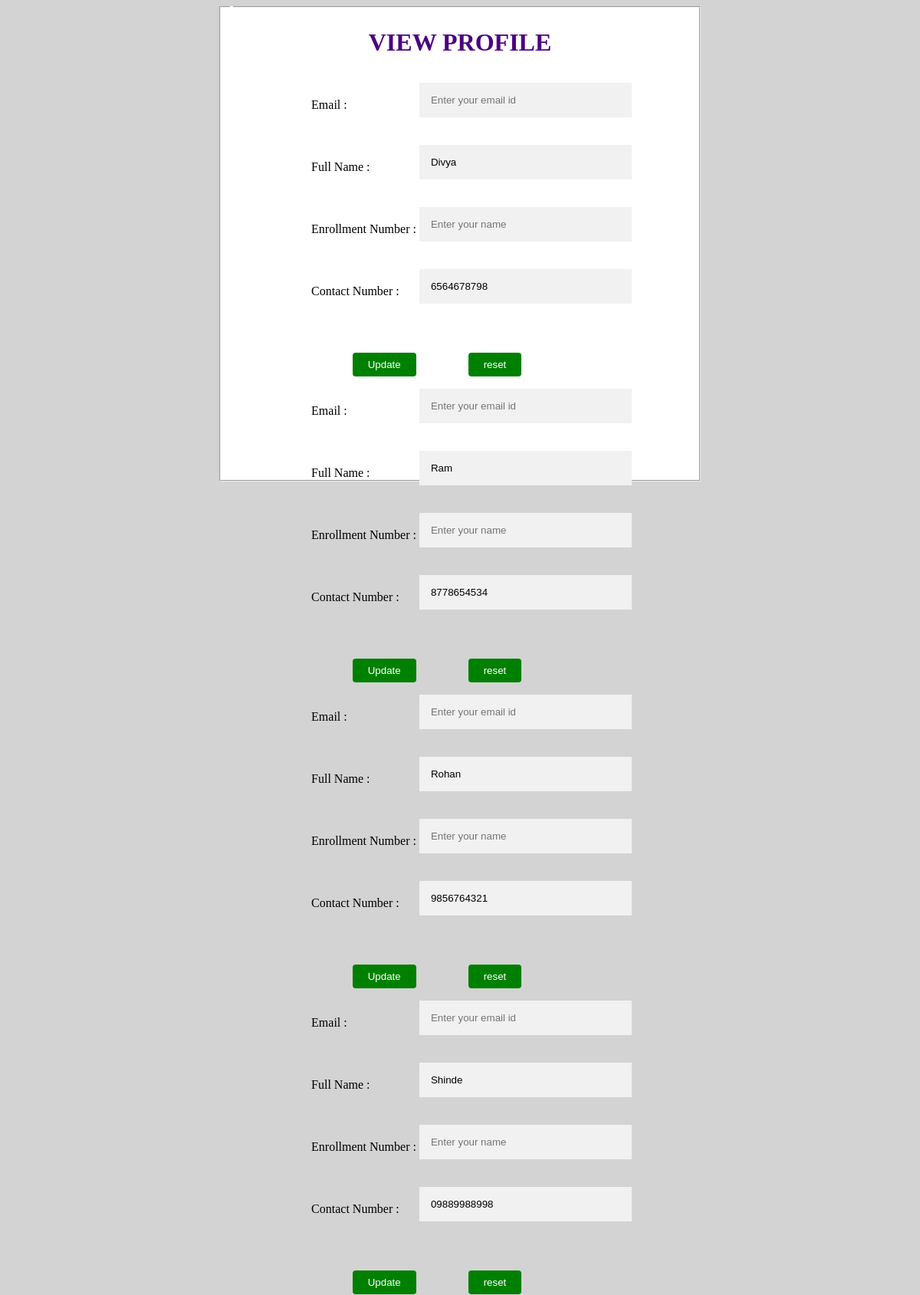
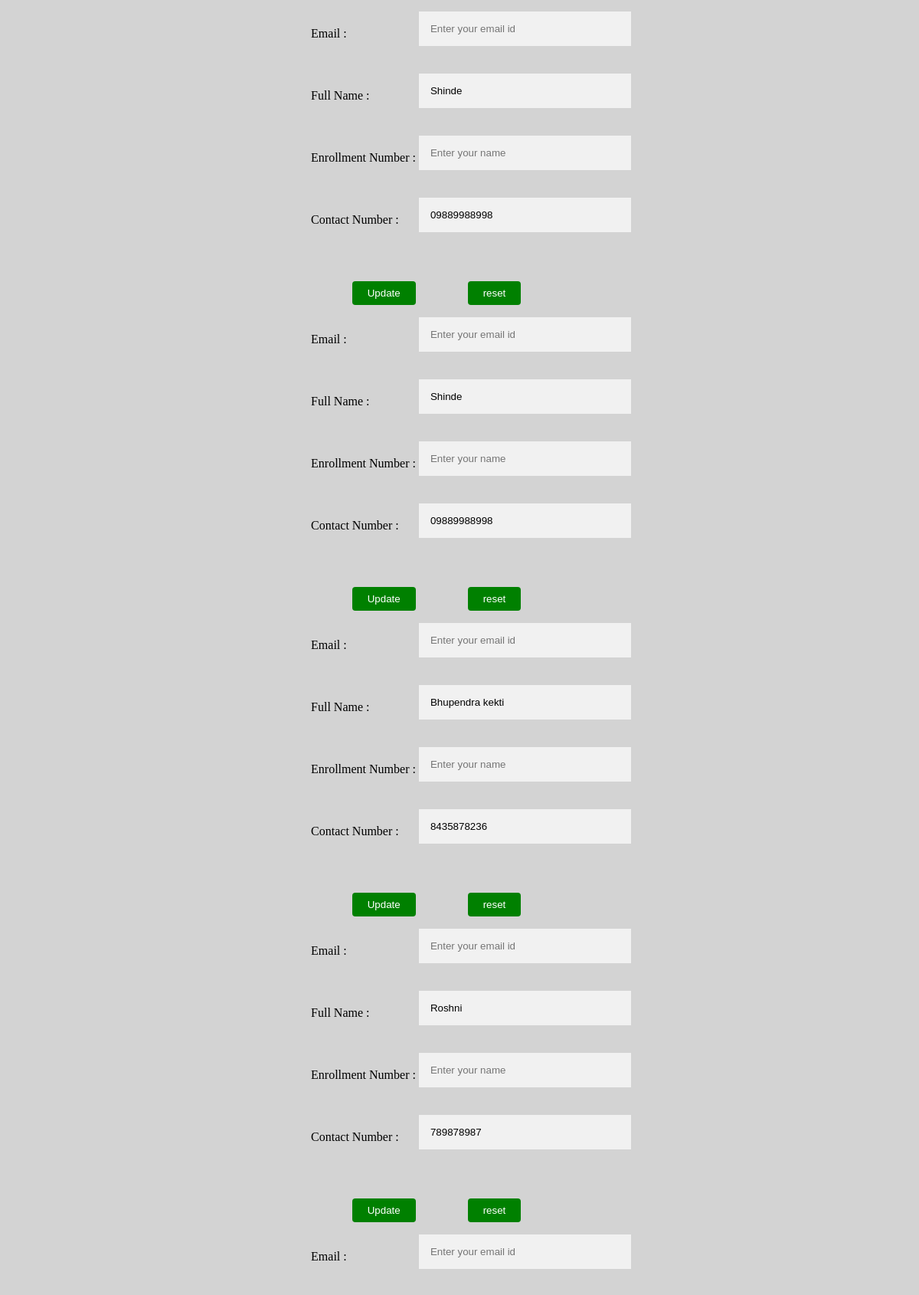
Screenshot of /view_profile.php (upper part) with the database file from the repository (2 pictures, top to bottom).
### tables this page shows
CREATE TABLE `student_registration` (
  `id` int(100) NOT NULL,
  `enrollment_no` varchar(100) NOT NULL,
  `fullname` varchar(100) NOT NULL,
  `fname` varchar(100) NOT NULL,
  `aadhar` varchar(100) NOT NULL,
  `contact_no` varchar(100) NOT NULL,
  `email` varchar(100) NOT NULL,
  `dob` date NOT NULL,
  `address` varchar(100) NOT NULL,
  `category` varchar(100) NOT NULL,
  `clg_name` varchar(100) NOT NULL,
  `branch` varchar(100) NOT NULL,
  `gender` varchar(100) NOT NULL,
  `what_u_want` varchar(100) NOT NULL,
  `first` varchar(100) NOT NULL,
  `second` varchar(100) NOT NULL,
  `third` varchar(100) NOT NULL,
  `fourth` varchar(100) NOT NULL,
  `fifth` varchar(100) NOT NULL,
  `sixth` varchar(100) NOT NULL,
  `cgpa` varchar(100) NOT NULL,
  `passout_year` varchar(100) NOT NULL,
  `resume` varchar(100) NOT NULL,
  `password` varchar(100) NOT NULL,
  `trn_date` datetime NOT NULL
);

### view_profile.php (the view, shortened to what this page needs)
<!DOCTYPE html>
<html lang="en">
<head>
    <?php
include("db.php");
?>
</head>
<body bgcolor="lightgray">
    <center>
        <div>
            <fieldset style="background-color:  white; height: 600px; width: 600px;">
                <h1 style="color: indigo;" class="hr">VIEW PROFILE</h1>
                <form>
                  <?php
  $count=1;
  $sel_query = "select * from student_registration ";
  $result = mysqli_query($con,$sel_query);
  while($row = mysqli_fetch_assoc($result))
  {
    ?>
                    <table>
                      <tr>
                            <td>Email :</td>
                            <td><input type="text" name="email" placeholder="Enter your email id" maxlength="30" size="25"  value="<?php echo $row["email"]; ?>"></td>
                        </tr>
                        <tr>
                            <td> Full Name :</td>
                            <td><input type="text" name="fullname" placeholder="Enter your name" maxlength="30" size="25" value="<?php echo $row["fullname"]; ?>"></td>
                        </tr>
                        <tr>
                            <td> Enrollment Number :</td>
                            <td><input type="text" name="enrollment_no" placeholder="Enter your name" maxlength="30" size="25" value="<?php echo $row["enrollment_no"]; ?>"></td>
                        </tr>
                        <tr>
                            <td> Contact Number :</td>
                            <td><input type="text" name="contact_no" placeholder=" Enter your contact number" maxlength="20" size="25" value="<?php echo $row["contact_no"]; ?>"></td>
                        </tr>
                    </table><br><br>
                    <table>
                        <tr>
                            <td> <input type="submit" name="submit" value="Update"></td>
                            <td> </td>
                            <td><input type="reset" name="reset" value="reset"> </td>
                        </tr>
                    </table>
<?php $count++; }?>
                </form>
        </div>
    </center>
</body>
</html>

### view_profile.php (style rules this page uses)
input[type=submit] { background-color: green; color: white; padding: 8px 20px; border: none; border-radius: 4px; cursor: pointer; float: right; margin-right: 60px; }
input[type=reset] { background-color: green; color: white; padding: 8px 20px; border: none; border-radius: 4px; cursor: pointer; float: right; margin-right: 60px; }
input[type=text], input[type=password] { width: 100%; padding: 15px; margin: 10px 0 22px 0; display: inline-block; border: none; background: #f1f1f1; }

### rows the page displays
student_registration: fullname "Divya", contact_no "6564678798"
student_registration: fullname "Ram", contact_no "8778654534"
student_registration: fullname "Rohan", contact_no "9856764321"
student_registration: fullname "Shinde", contact_no "09889988998"
student_registration: fullname "Shinde", contact_no "09889988998"
student_registration: fullname "Shinde", contact_no "09889988998"
student_registration: fullname "Bhupendra kekti", contact_no "8435878236"
student_registration: fullname "Roshni", contact_no "789878987"
